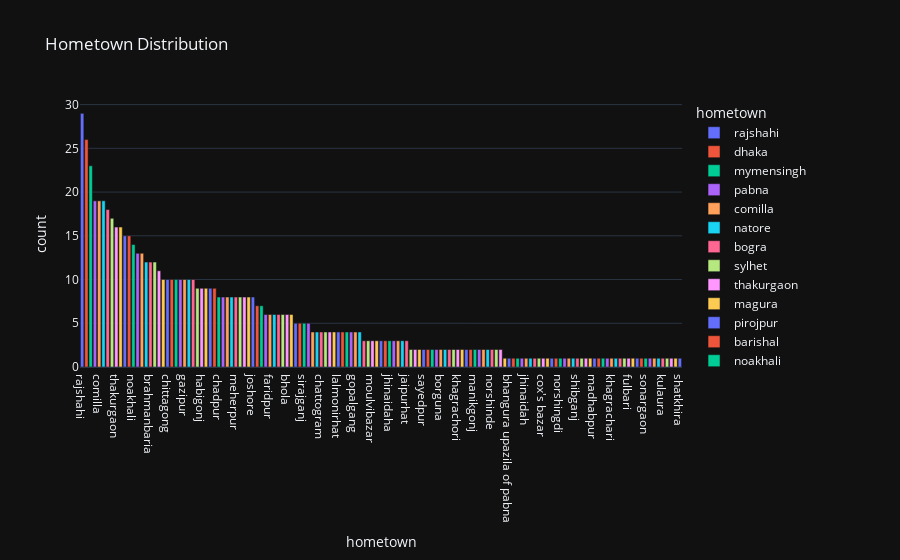

Notebook code cell kept with this figure:
### Code cell
fig = px.bar(hometown, x='hometown', y='count',
             color='hometown',
             title='Hometown Distribution',
             template='plotly_dark')
fig.show()
